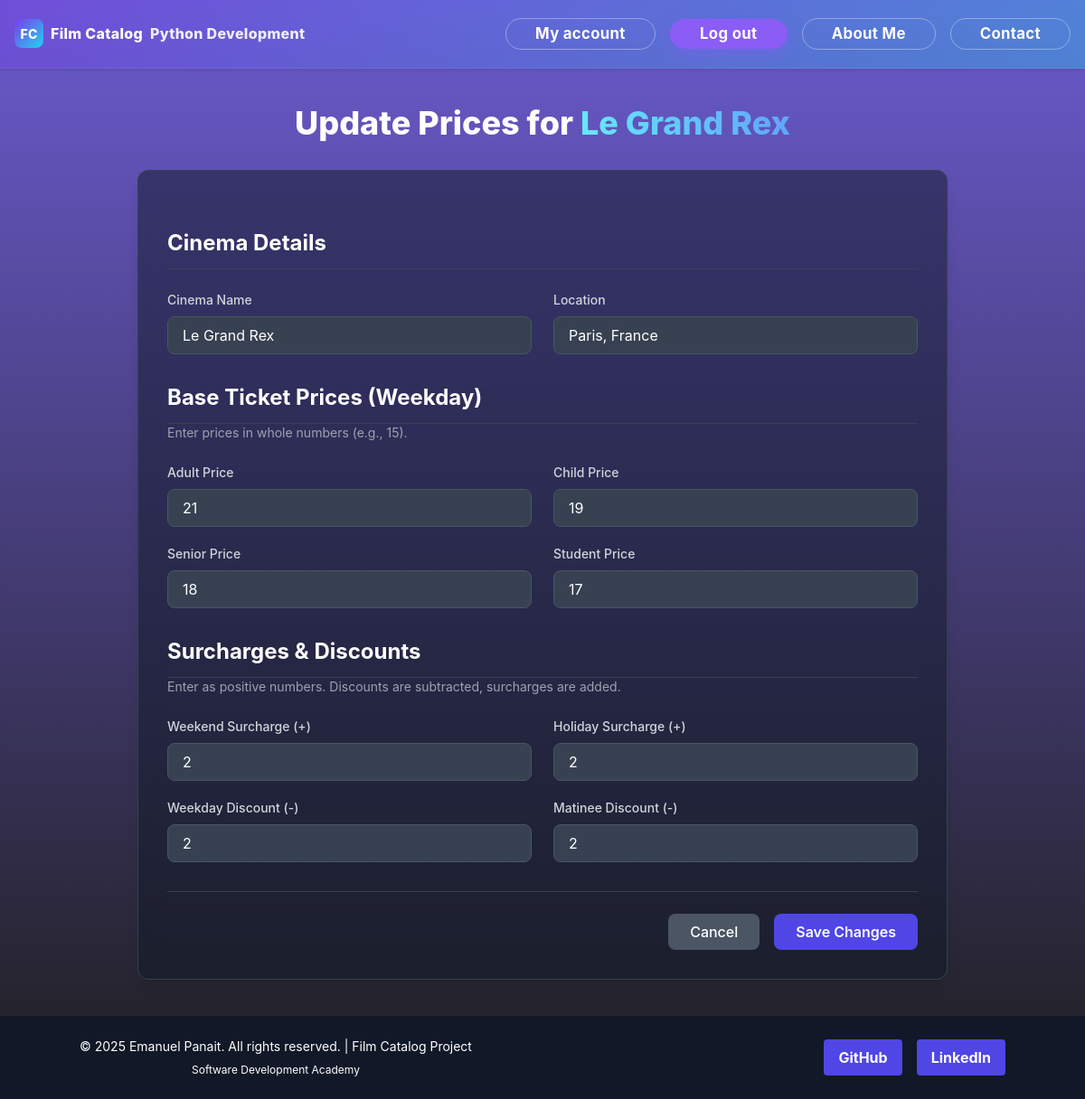
The page /prices/update/2/?next=/cinemas/ (signed in) on the database as committed earlier.
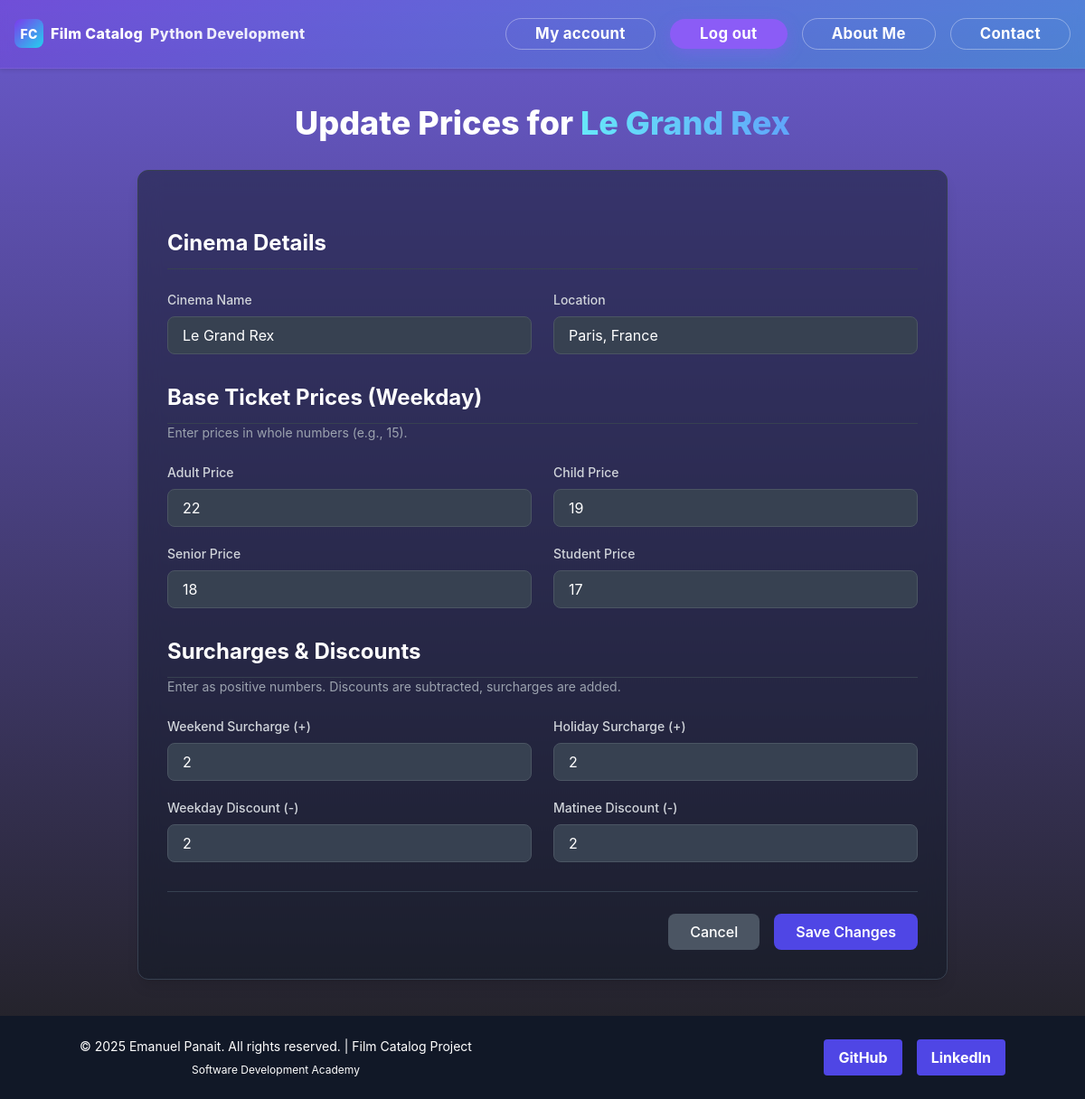
The same page on the database as committed later.
### viewer/models.py (models this page shows, shortened)
class Cinema(models.Model):
    name = models.CharField(max_length=100, blank=True, null=True)
    location = models.CharField(max_length=100, blank=True, null=True)
    price = models.DecimalField(max_digits=10, decimal_places=2, blank=True, null=True)
    Adult_ticket_price = models.IntegerField(blank=True, null=True)
    Child_ticket_price = models.IntegerField(blank=True, null=True)
    Senior_ticket_price = models.IntegerField(blank=True, null=True)
    Student_ticket_price = models.IntegerField(blank=True, null=True)
    weekend_surcharge = models.IntegerField(blank=True, null=True)
    holiday_surcharge = models.IntegerField(blank=True, null=True)
    weekday_discount = models.IntegerField(blank=True, null=True)
    matinee_discount = models.IntegerField(blank=True, null=True)

### viewer/views.py (the view)
# urls.py: path('prices/update/<int:pk>/', views.cinema_prices_update, name='cinema_prices_update'), # Pentru staff
@staff_member_required
def cinema_prices_update(request, pk):
    cinema = get_object_or_404(Cinema, pk=pk)
    next_url = request.POST.get('next', request.GET.get('next', ''))
    if request.method == 'POST':
        form = CinemaForm(request.POST, instance=cinema)
        if form.is_valid():
            form.save()
            messages.success(request, f"Prices for '{cinema.name}' updated successfully!")
            return redirect(next_url or 'viewer:cinema-list') # Corectat
    else:
        form = CinemaForm(instance=cinema)
    context = {'form': form, 'cinema': cinema, 'next_url': next_url}
    return render(request, 'cinema_prices_update.html', context)

### viewer/forms.py
class CinemaForm(forms.ModelForm):
    class Meta:
        model = Cinema
        fields = [
            'name', 'location',
            'Adult_ticket_price', 'Child_ticket_price', 'Senior_ticket_price', 'Student_ticket_price',
            'weekend_surcharge', 'holiday_surcharge', 'weekday_discount', 'matinee_discount'
        ]

### viewer/Templates/cinema_prices_update.html (shortened to what the changed rows need)
{% extends 'base.html' %}
{% load static %}
{% block content %}
<div class="w-full max-w-screen-xl mx-auto px-2 sm:px-4 md:px-8 py-10">
    <div class="flex flex-col sm:flex-row items-center justify-center gap-4 mb-8">
        <h1 class="text-4xl font-extrabold text-white text-center">
            Update Prices for
            <span class='bg-clip-text bg-gradient-to-r from-cyan-300 to-blue-400 text-transparent'>{{ cinema.name }}</span>
        </h1>
    </div>
    <div class="max-w-4xl mx-auto bg-gray-900/50 backdrop-blur-md rounded-xl shadow-lg overflow-hidden border border-gray-700">
        <form method="POST" class="p-6 sm:p-8 space-y-8">
            <div>
                <div class="grid grid-cols-1 md:grid-cols-2 gap-x-6 gap-y-5">
                    <div>
                        <label for="id_name" class="block text-sm font-medium text-gray-300 mb-2">Cinema Name</label>
                        <input type="text"
                               name="name"
                               value="{{ cinema.name|default:'' }}"
                               id="id_name"
                               required
                               class="w-full bg-gray-700 border border-gray-600 rounded-lg px-4 py-2 text-white focus:outline-none focus:ring-2 focus:ring-indigo-500">
                    </div>
                    <div>
                        <label for="id_location" class="block text-sm font-medium text-gray-300 mb-2">Location</label>
                        <input type="text"
                               name="location"
                               value="{{ cinema.location|default:'' }}"
                               id="id_location"
                               class="w-full bg-gray-700 border border-gray-600 rounded-lg px-4 py-2 text-white focus:outline-none focus:ring-2 focus:ring-indigo-500">
                    </div>
                </div>
            </div>
            <div>
                <div class="grid grid-cols-1 md:grid-cols-2 gap-x-6 gap-y-5">
                    <div>
                        <label for="id_adult_price" class="block text-sm font-medium text-gray-300 mb-2">Adult Price</label>
                        <input type="number" step="1" min="0"
                               name="Adult_ticket_price"
                               value="{{ cinema.Adult_ticket_price|default:0 }}"
                               id="id_adult_price"
                               class="w-full bg-gray-700 border border-gray-600 rounded-lg px-4 py-2 text-white focus:outline-none focus:ring-2 focus:ring-indigo-500">
                    </div>
                    <div>
                        <label for="id_child_price" class="block text-sm font-medium text-gray-300 mb-2">Child Price</label>
                        <input type="number" step="1" min="0"
                               name="Child_ticket_price"
                               value="{{ cinema.Child_ticket_price|default:0 }}"
                               id="id_child_price"
                               class="w-full bg-gray-700 border border-gray-600 rounded-lg px-4 py-2 text-white focus:outline-none focus:ring-2 focus:ring-indigo-500">
                    </div>
                    <div>
                        <label for="id_senior_price" class="block text-sm font-medium text-gray-300 mb-2">Senior Price</label>
                        <input type="number" step="1" min="0"
                               name="Senior_ticket_price"
                               value="{{ cinema.Senior_ticket_price|default:0 }}"
                               id="id_senior_price"
                               class="w-full bg-gray-700 border border-gray-600 rounded-lg px-4 py-2 text-white focus:outline-none focus:ring-2 focus:ring-indigo-500">
                    </div>
                    <div>
                        <label for="id_student_price" class="block text-sm font-medium text-gray-300 mb-2">Student Price</label>
                        <input type="number" step="1" min="0"
                               name="Student_ticket_price"
                               value="{{ cinema.Student_ticket_price|default:0 }}"
                               id="id_student_price"
                               class="w-full bg-gray-700 border border-gray-600 rounded-lg px-4 py-2 text-white focus:outline-none focus:ring-2 focus:ring-indigo-500">
                    </div>
                </div>
            </div>
            <div>
                <div class="grid grid-cols-1 md:grid-cols-2 gap-x-6 gap-y-5">
                    <div>
                        <label for="id_weekend_surcharge" class="block text-sm font-medium text-gray-300 mb-2">Weekend Surcharge (+)</label>
                        <input type="number" step="1" min="0"
                               name="weekend_surcharge"
                               value="{{ cinema.weekend_surcharge|default:0 }}"
                               id="id_weekend_surcharge"
                               class="w-full bg-gray-700 border border-gray-600 rounded-lg px-4 py-2 text-white focus:outline-none focus:ring-2 focus:ring-indigo-500">
                    </div>
                    <div>
                        <label for="id_holiday_surcharge" class="block text-sm font-medium text-gray-300 mb-2">Holiday Surcharge (+)</label>
                        <input type="number" step="1" min="0"
                               name="holiday_surcharge"
                               value="{{ cinema.holiday_surcharge|default:0 }}"
                               id="id_holiday_surcharge"
                               class="w-full bg-gray-700 border border-gray-600 rounded-lg px-4 py-2 text-white focus:outline-none focus:ring-2 focus:ring-indigo-500">
                    </div>
                    <div>
                        <label for="id_weekday_discount" class="block text-sm font-medium text-gray-300 mb-2">Weekday Discount (-)</label>
                        <input type="number" step="1" min="0"
                               name="weekday_discount"
                               value="{{ cinema.weekday_discount|default:0 }}"
                               id="id_weekday_discount"
                               class="w-full bg-gray-700 border border-gray-600 rounded-lg px-4 py-2 text-white focus:outline-none focus:ring-2 focus:ring-indigo-500">
                    </div>
                    <div>
                        <label for="id_matinee_discount" class="block text-sm font-medium text-gray-300 mb-2">Matinee Discount (-)</label>
                        <input type="number" step="1" min="0"
                               name="matinee_discount"
                               value="{{ cinema.matinee_discount|default:0 }}"
                               id="id_matinee_discount"
                               class="w-full bg-gray-700 border border-gray-600 rounded-lg px-4 py-2 text-white focus:outline-none focus:ring-2 focus:ring-indigo-500">
                    </div>
                </div>
            </div>
        </form>
    </div>
</div>
{% endblock %}

Rows that differ between the two databases and show on the page:
changed Cinema "Le Grand Rex": Adult_ticket_price "21" → "22"
